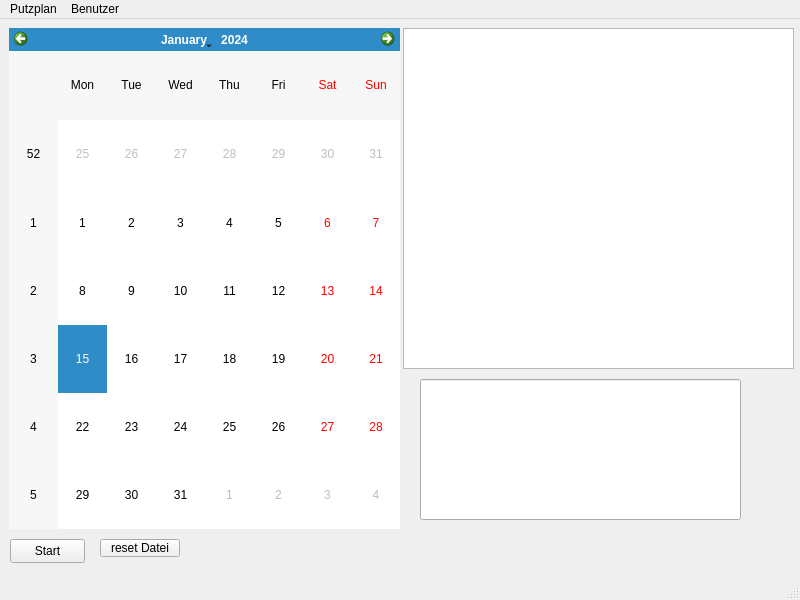
<?xml version="1.0" encoding="UTF-8"?>
<ui version="4.0">
 <class>OrgaNicer</class>
 <widget class="QMainWindow" name="OrgaNicer">
  <property name="geometry">
   <rect>
    <x>0</x>
    <y>0</y>
    <width>800</width>
    <height>600</height>
   </rect>
  </property>
  <property name="windowTitle">
   <string>OrgaNicer</string>
  </property>
  <widget class="QWidget" name="centralwidget">
   <widget class="QCalendarWidget" name="calendarWidget">
    <property name="geometry">
     <rect>
      <x>9</x>
      <y>9</y>
      <width>391</width>
      <height>501</height>
     </rect>
    </property>
   </widget>
   <widget class="QListWidget" name="AListe">
    <property name="geometry">
     <rect>
      <x>403</x>
      <y>9</y>
      <width>391</width>
      <height>341</height>
     </rect>
    </property>
   </widget>
   <widget class="QLineEdit" name="lineEdit">
    <property name="geometry">
     <rect>
      <x>420</x>
      <y>360</y>
      <width>321</width>
      <height>141</height>
     </rect>
    </property>
   </widget>
   <widget class="QPushButton" name="pushButton_2">
    <property name="geometry">
     <rect>
      <x>100</x>
      <y>520</y>
      <width>80</width>
      <height>18</height>
     </rect>
    </property>
    <property name="text">
     <string>reset Datei</string>
    </property>
   </widget>
   <widget class="QPushButton" name="Start">
    <property name="geometry">
     <rect>
      <x>10</x>
      <y>520</y>
      <width>75</width>
      <height>24</height>
     </rect>
    </property>
    <property name="text">
     <string>Start</string>
    </property>
   </widget>
  </widget>
  <widget class="QMenuBar" name="menubar">
   <property name="geometry">
    <rect>
     <x>0</x>
     <y>0</y>
     <width>800</width>
     <height>22</height>
    </rect>
   </property>
   <widget class="QMenu" name="menuPutzplan">
    <property name="title">
     <string>Putzplan</string>
    </property>
    <addaction name="actionAufgaben"/>
    <addaction name="action_bersicht"/>
   </widget>
   <widget class="QMenu" name="menuBenutzer">
    <property name="title">
     <string>Benutzer</string>
    </property>
    <addaction name="actionPaul"/>
    <addaction name="actionMarlon"/>
    <addaction name="actionMarcel"/>
   </widget>
   <addaction name="menuPutzplan"/>
   <addaction name="menuBenutzer"/>
  </widget>
  <widget class="QStatusBar" name="statusbar"/>
  <action name="actionPaul">
   <property name="text">
    <string>Paul</string>
   </property>
  </action>
  <action name="actionMarlon">
   <property name="text">
    <string>Marlon</string>
   </property>
  </action>
  <action name="actionMarcel">
   <property name="text">
    <string>Marcel</string>
   </property>
  </action>
  <action name="action_bersicht">
   <property name="text">
    <string>Übersicht</string>
   </property>
  </action>
  <action name="actionAufgaben">
   <property name="text">
    <string>Aufgaben</string>
   </property>
  </action>
 </widget>
 <resources/>
 <connections/>
</ui>
